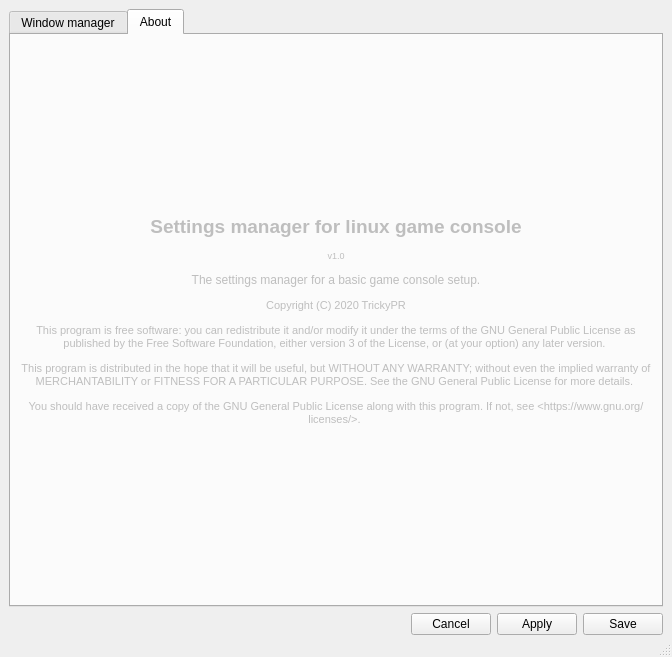
<?xml version="1.0" encoding="UTF-8"?>
<ui version="4.0">
 <class>MainWindow</class>
 <widget class="QMainWindow" name="MainWindow">
  <property name="geometry">
   <rect>
    <x>0</x>
    <y>0</y>
    <width>672</width>
    <height>657</height>
   </rect>
  </property>
  <property name="windowTitle">
   <string>MainWindow</string>
  </property>
  <widget class="QWidget" name="centralwidget">
   <layout class="QVBoxLayout" name="verticalLayout_3">
    <property name="bottomMargin">
     <number>0</number>
    </property>
    <item>
     <widget class="QTabWidget" name="tabWidget">
      <property name="tabPosition">
       <enum>QTabWidget::North</enum>
      </property>
      <property name="tabShape">
       <enum>QTabWidget::Rounded</enum>
      </property>
      <property name="currentIndex">
       <number>1</number>
      </property>
      <property name="elideMode">
       <enum>Qt::ElideNone</enum>
      </property>
      <widget class="QWidget" name="wm">
       <attribute name="title">
        <string>Window manager</string>
       </attribute>
       <layout class="QVBoxLayout" name="verticalLayout_5">
        <property name="sizeConstraint">
         <enum>QLayout::SetMinAndMaxSize</enum>
        </property>
        <item>
         <widget class="QCheckBox" name="checkBox_enable_config">
          <property name="text">
           <string>Automatic configuration</string>
          </property>
         </widget>
        </item>
        <item>
         <layout class="QVBoxLayout" name="verticalLayout_wm_settings">
          <property name="leftMargin">
           <number>10</number>
          </property>
          <item>
           <layout class="QHBoxLayout" name="horizontalLayout_2">
            <item>
             <widget class="QLabel" name="label_2">
              <property name="text">
               <string>Mod Key</string>
              </property>
             </widget>
            </item>
            <item>
             <widget class="QComboBox" name="modKeyCombo">
              <property name="editable">
               <bool>false</bool>
              </property>
             </widget>
            </item>
           </layout>
          </item>
          <item>
           <widget class="QLabel" name="label_3">
            <property name="text">
             <string>Autostart apps</string>
            </property>
           </widget>
          </item>
          <item>
           <layout class="QHBoxLayout" name="horizontalLayout_3">
            <item>
             <widget class="QListWidget" name="listWidgetAutoStart"/>
            </item>
            <item>
             <layout class="QVBoxLayout" name="verticalLayout_4">
              <item>
               <widget class="QPushButton" name="pushButtonAutoStartNew">
                <property name="text">
                 <string>Add</string>
                </property>
               </widget>
              </item>
              <item>
               <widget class="QPushButton" name="pushButtonAutoStartRemove">
                <property name="text">
                 <string>Remove</string>
                </property>
               </widget>
              </item>
              <item>
               <spacer name="verticalSpacer_3">
                <property name="orientation">
                 <enum>Qt::Vertical</enum>
                </property>
                <property name="sizeHint" stdset="0">
                 <size>
                  <width>20</width>
                  <height>40</height>
                 </size>
                </property>
               </spacer>
              </item>
             </layout>
            </item>
           </layout>
          </item>
          <item>
           <widget class="QLabel" name="label_4">
            <property name="text">
             <string>Desktops</string>
            </property>
           </widget>
          </item>
          <item>
           <layout class="QHBoxLayout" name="horizontalLayout_4">
            <item>
             <widget class="QListWidget" name="desktops"/>
            </item>
            <item>
             <layout class="QVBoxLayout" name="verticalLayout_6">
              <item>
               <widget class="QPushButton" name="desktopAdd">
                <property name="text">
                 <string>Add</string>
                </property>
               </widget>
              </item>
              <item>
               <widget class="QPushButton" name="desktopEdit">
                <property name="text">
                 <string>Edit</string>
                </property>
               </widget>
              </item>
              <item>
               <widget class="QPushButton" name="desktopRemove">
                <property name="text">
                 <string>Remove</string>
                </property>
               </widget>
              </item>
              <item>
               <spacer name="verticalSpacer_4">
                <property name="orientation">
                 <enum>Qt::Vertical</enum>
                </property>
                <property name="sizeHint" stdset="0">
                 <size>
                  <width>20</width>
                  <height>40</height>
                 </size>
                </property>
               </spacer>
              </item>
             </layout>
            </item>
           </layout>
          </item>
         </layout>
        </item>
       </layout>
      </widget>
      <widget class="QWidget" name="about">
       <property name="enabled">
        <bool>false</bool>
       </property>
       <attribute name="title">
        <string>About</string>
       </attribute>
       <layout class="QVBoxLayout" name="verticalLayout">
        <item>
         <spacer name="verticalSpacer_2">
          <property name="orientation">
           <enum>Qt::Vertical</enum>
          </property>
          <property name="sizeHint" stdset="0">
           <size>
            <width>20</width>
            <height>40</height>
           </size>
          </property>
         </spacer>
        </item>
        <item>
         <layout class="QVBoxLayout" name="verticalLayout_2">
          <item>
           <widget class="QLabel" name="label">
            <property name="text">
             <string>&lt;html&gt;&lt;head/&gt;&lt;body&gt;&lt;p align=&quot;center&quot;&gt;&lt;span style=&quot; font-size:14pt; font-weight:600;&quot;&gt;Settings manager for linux game console&lt;/span&gt;&lt;/p&gt;&lt;p align=&quot;center&quot;&gt;&lt;span style=&quot; font-size:7pt;&quot;&gt;v1.0&lt;/span&gt;&lt;/p&gt;&lt;p align=&quot;center&quot;&gt;The settings manager for a basic game console setup.&lt;/p&gt;&lt;p align=&quot;center&quot;&gt;&lt;span style=&quot; font-size:8pt;&quot;&gt;Copyright (C) 2020 TrickyPR&lt;/span&gt;&lt;/p&gt;&lt;p align=&quot;center&quot;&gt;&lt;span style=&quot; font-size:8pt;&quot;&gt;This program is free software: you can redistribute it and/or modify it under the terms of the GNU General Public License as published by the Free Software Foundation, either version 3 of the License, or (at your option) any later version. &lt;/span&gt;&lt;/p&gt;&lt;p align=&quot;center&quot;&gt;&lt;span style=&quot; font-size:8pt;&quot;&gt;This program is distributed in the hope that it will be useful, but WITHOUT ANY WARRANTY; without even the implied warranty of MERCHANTABILITY or FITNESS FOR A PARTICULAR PURPOSE. See the GNU General Public License for more details. &lt;/span&gt;&lt;/p&gt;&lt;p align=&quot;center&quot;&gt;&lt;span style=&quot; font-size:8pt;&quot;&gt;You should have received a copy of the GNU General Public License along with this program. If not, see &amp;lt;https://www.gnu.org/licenses/&amp;gt;. &lt;/span&gt;&lt;/p&gt;&lt;/body&gt;&lt;/html&gt;</string>
            </property>
            <property name="textFormat">
             <enum>Qt::AutoText</enum>
            </property>
            <property name="alignment">
             <set>Qt::AlignCenter</set>
            </property>
            <property name="wordWrap">
             <bool>true</bool>
            </property>
           </widget>
          </item>
         </layout>
        </item>
        <item>
         <spacer name="verticalSpacer">
          <property name="orientation">
           <enum>Qt::Vertical</enum>
          </property>
          <property name="sizeHint" stdset="0">
           <size>
            <width>20</width>
            <height>40</height>
           </size>
          </property>
         </spacer>
        </item>
       </layout>
      </widget>
     </widget>
    </item>
    <item>
     <layout class="QHBoxLayout" name="horizontalLayout">
      <item>
       <spacer name="horizontalSpacer">
        <property name="orientation">
         <enum>Qt::Horizontal</enum>
        </property>
        <property name="sizeHint" stdset="0">
         <size>
          <width>40</width>
          <height>20</height>
         </size>
        </property>
       </spacer>
      </item>
      <item>
       <widget class="QPushButton" name="pushButton_cancel">
        <property name="text">
         <string>Cancel</string>
        </property>
       </widget>
      </item>
      <item>
       <widget class="QPushButton" name="pushButton_apply">
        <property name="text">
         <string>Apply</string>
        </property>
       </widget>
      </item>
      <item>
       <widget class="QPushButton" name="pushButton_save">
        <property name="text">
         <string>Save</string>
        </property>
       </widget>
      </item>
     </layout>
    </item>
   </layout>
  </widget>
  <widget class="QMenuBar" name="menubar">
   <property name="geometry">
    <rect>
     <x>0</x>
     <y>0</y>
     <width>672</width>
     <height>23</height>
    </rect>
   </property>
  </widget>
  <widget class="QStatusBar" name="statusbar"/>
 </widget>
 <resources/>
 <connections>
  <connection>
   <sender>pushButton_cancel</sender>
   <signal>clicked()</signal>
   <receiver>MainWindow</receiver>
   <slot>close()</slot>
   <hints>
    <hint type="sourcelabel">
     <x>577</x>
     <y>553</y>
    </hint>
    <hint type="destinationlabel">
     <x>399</x>
     <y>299</y>
    </hint>
   </hints>
  </connection>
 </connections>
</ui>
